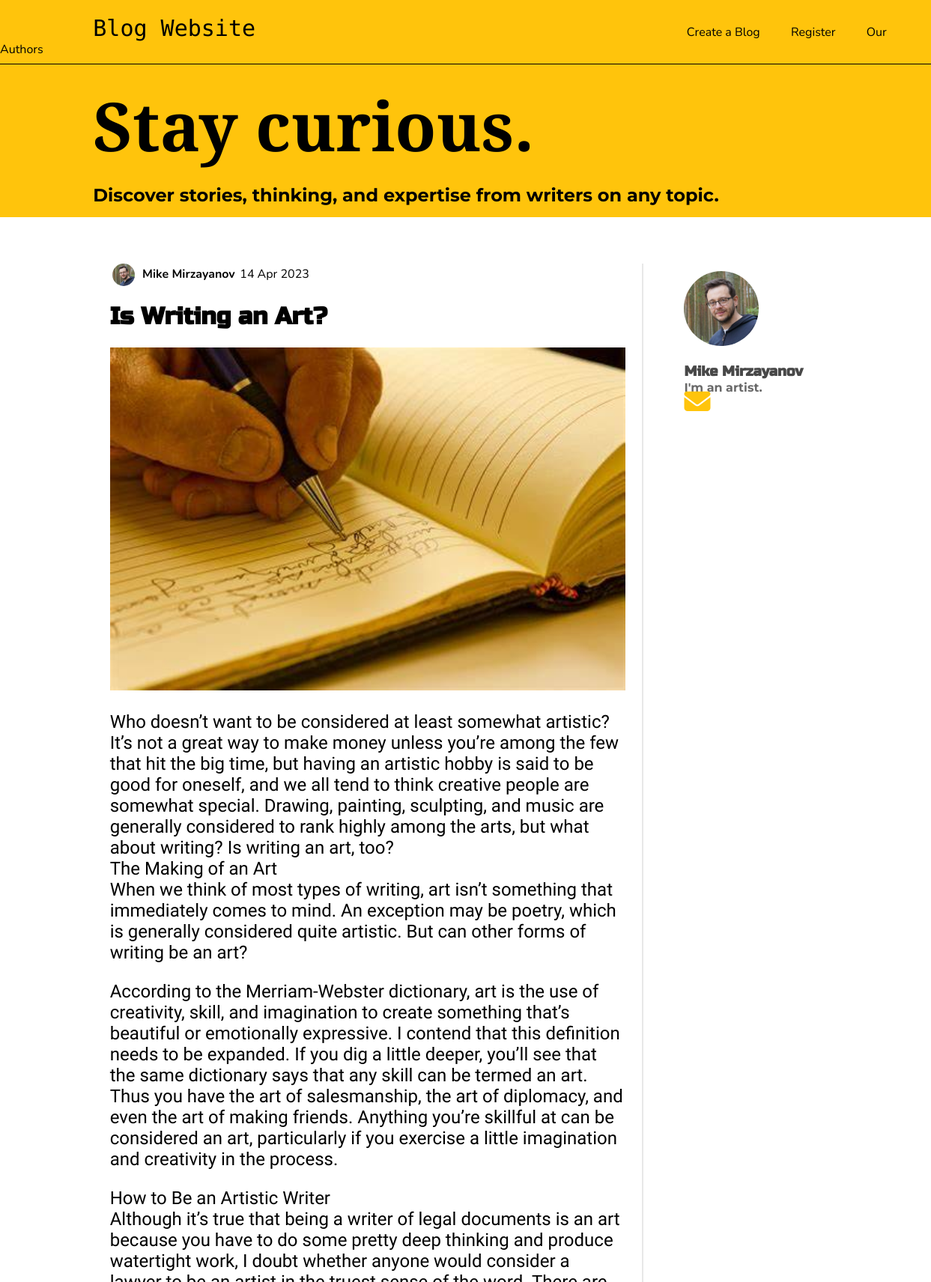
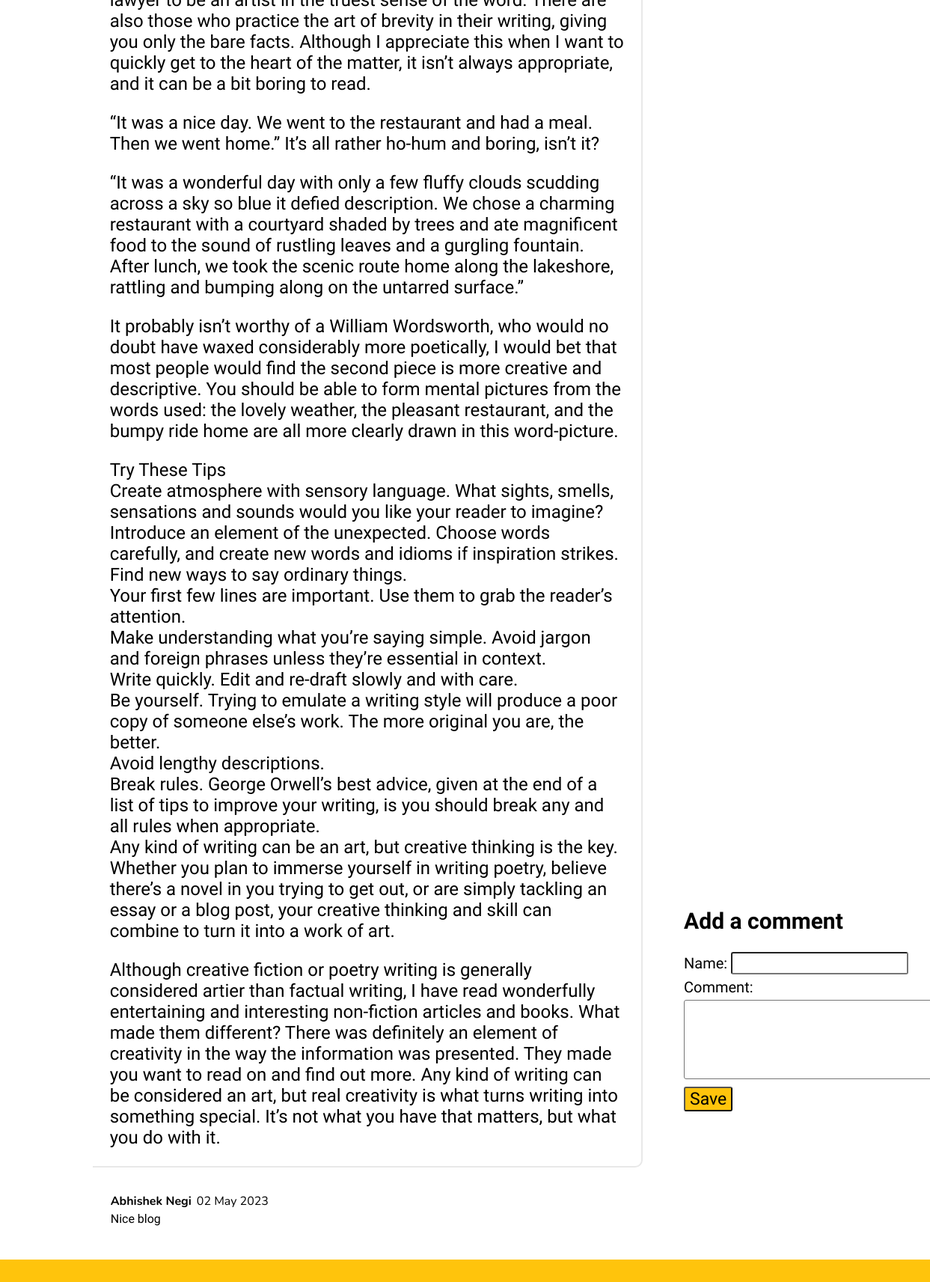
Page /posts/is-writing-an-art on the committed database (2 pictures, top to bottom).
### blog/models.py (models this page shows, shortened)
class Author(models.Model):
    author_name = models.CharField(max_length=50)
    author_image = models.ImageField(upload_to="authors_images",null=True)
    about_author = models.TextField(validators=[MinLengthValidator(10)])
    email_address = models.EmailField()

class Post(models.Model):
    title = models.CharField(max_length=150)
    blog_image = models.ImageField(upload_to="blogs_images",null=True)
    date = models.DateField(auto_now=True)
    slug = models.SlugField(unique=True,db_index=True)
    content = models.TextField(validators=[MinLengthValidator(10)])
    author = models.ForeignKey(Author, on_delete=models.SET_NULL, null=True, related_name="posts")

class Comment(models.Model):
    user_name = models.CharField(max_length=100)
    text = models.TextField(max_length=400)
    date = models.DateField(auto_now=True)
    post = models.ForeignKey(Post, on_delete=models.CASCADE, related_name="comments")

### blog/views.py (the view, shortened to what this page needs)
# urls.py: path("posts/<slug:slug>",views.SinglePostView.as_view(),name="single-post-page"),
class SinglePostView(View):
    def get(self, request, slug):
        post = Post.objects.get(slug=slug)
        context={
            "post" : post,
            "author": post.author,
            "comment_form": CommentForm(),
            "comments":post.comments.all().order_by("-id") # type: ignore
        }
        return render(request, "blog/single_post.html",context)

### blog/forms.py
class CommentForm(forms.ModelForm):
    class Meta:
        model = Comment
        exclude = ['post','date']
        labels = {
            "user_name": "Name",
            "text" : "Comment"
        }

### blog/templates/blog/single_post.html (shortened to what this page needs)
{% load static %}
<!DOCTYPE html>
<html lang="en">
<head>
    <link rel="stylesheet" href="{% static "blog/single_post.css" %}" />
</head>
<body>
    <div class="top-nav" >
        <a href="/" class="blog-website" style="font-family: 'Monoton', cursive;" >Blog Website</a>
        <a href="{% url "create-post-page" %}" class="create" > Create a Blog</a>
        <a href="{% url "register-page" %}" class="register"> Register</a>
        <a href="{% url "all-authors-page" %}" class="our-authors"> Our Authors</a>
        <hr>
        <h1>Stay curious.</h1>
        <h2>Discover stories, thinking, and expertise from writers on any topic.</h2>
    </div>
    <div class="container">
        <div class="blog">
            <div class="image-author-container">
                    <img src="{{author.author_image.url}}" alt="avatar" />
                    <div class="name-date-container">
                        <h4>{{author.author_name }}</h4>
                        <time>{{post.date|date:"d M Y"}}</time>
                    </div>
            </div>
            <div class="blog-content">
                <h1>{{post.title}}</h1>
                <img src="{{post.blog_image.url}}" alt="{{post.title}}" />
                <p>{{post.content|linebreaks}}</p>
            </div>
        </div>
        <div class="author-comment">
            <div class="author-box">
                <img src="{{author.author_image.url}}" alt="{{author.author_name}}" />
                <h3>{{author.author_name }}</h3>
                <p>{{author.about_author }}</p>
                <a href="mailto:{{author.email_address }}">
                   <i class="fa fa-solid fa-envelope fa-2xl" style="color: #ffc40c;font-size:35px;"></i>
                </a>
            </div>
            <div class="comment-box">
                <h2>Add a comment</h2>
                <form action="{% url "single-post-page" post.slug %}" method="POST">
                    <div class="name-label">
                        {{comment_form.user_name.label_tag}}
                        {{ comment_form.user_name }}
                    </div>
                    <div class="comment-input">
                        {{ comment_form.text.label_tag }}
                    </div>
                    {{ comment_form.text }}
                    <button>Save</button>
                </form>
            </div>
        </div>
    </div>
    <div class="all-comments">
      {% for comment in comments %}
        <div class="comment">
            <div class="name-date-container">
                <h4>{{comment.user_name }}</h4>
                <time>{{comment.date|date:"d M Y"}}</time>
            </div>
            <p>{{comment.text}}</p>
        </div>
        {% endfor%}
    </div>
  </body>
<footer></footer>
</html>

### blog/static/blog/single_post.css (style rules this page uses)
body { margin: 0; }
.top-nav { background-color: rgb(255, 196, 12); padding-top: 20px; padding-bottom: 20px; }
.top-nav a { text-decoration: none; color: black; font-family: "Nunito", sans-serif; }
.top-nav hr { color: black; background-color: black; height: 1px; border-width: 0; }
.top-nav h1 { font-family: "Crimson Text", serif; padding-top: 0; margin-top: 20px; margin-bottom: 25px; padding-left: 10%; font-size: 90px; }
.top-nav h2 { font-family: "Montserrat", sans-serif; margin: 0; line-height: 0.7; padding-left: 10%; }
.blog-website { margin-left: 10%; font-size: 30px; }
.create { margin-left: 46%; }
.register { margin-left: 3%; }
.our-authors { margin-left: 3%; }
.container { padding-top: 5%; padding-left: 10%; display: flex; margin-bottom: 30px; }
.blog { width: 70%; height: 90%; padding-left: 2%; padding-right: 2%; padding-bottom: 0; border-right: 2px solid #e8e8e8; border-bottom: 2px solid #e8e8e8; border-bottom-right-radius: 10px; }
.image-author-container { height: 30px; display: flex; }
.image-author-container img { object-fit: cover; width: 30px; height: 30px; border-radius: 50%; margin-left: 0.5%; margin-right: 0.5%; }
.name-date-container { width: 100%; display: flex; font-family: "Nunito", sans-serif; }
.name-date-container h4 { padding: 0; padding-left: 1%; padding-top: 0.5%; margin: 0; }
.name-date-container time { padding: 0; padding-left: 1%; padding-top: 0.5%; margin: 0; }
.blog-content h1 { font-family: "Russo One", sans-serif; }
.blog-content img { width: 100%; }
.blog-content p { font-family: "Ysabeau", sans-serif; font-size: 24px; margin-bottom: 0; }
.author-comment { margin-left: 10px; margin-right: 10px; width: 35%; padding: 10px; position: relative; }
.author-box { width: 70%; margin-left: 10%; }
.author-box img { object-fit: cover; width: 100px; height: 100px; border-radius: 50%; }
.author-box h3 { font-family: "Russo One", sans-serif; color: #484848; font-weight: bold; margin-bottom: 1px; }
.author-box p { margin-top: 0; font-family: "Montserrat", sans-serif; font-weight: bold; color: #696969; margin-bottom: 2px; }
.comment-box { position: absolute; bottom: 75px; right: 5px; left: 5px; font-family: 'Fjalla One', sans-serif; font-size: 20px; }
.comment-box button { font-family: 'Fjalla One', sans-serif; font-size: 23px; background-color: rgb(255, 196, 12); border-radius: 3px; margin-left: 40px; cursor: pointer; }
.comment-box h2 { margin-left: 40px; }
.comment-input { margin-left: 40px; margin-bottom: 5px; }
.name-label { margin-left: 40px; }
.name-label input { margin-bottom: 5px; font-family: 'Dosis', sans-serif; font-size: 20px; border-radius: 3px; width: 73%; }
textarea { max-height:200px ; height: 100px; width: 344px; max-width: 390px; margin-left: 40px; margin-bottom: 5px; font-family: 'Dosis', sans-serif; font-size: 20px; border-radius: 3px; }
.all-comments { margin-left: 11%; margin-right: 32%; margin-bottom: 45px; }
.comment { margin:4px; }
.comment p { margin-top: 3px; margin-left: 7px; font-family: 'Dosis', sans-serif; }
footer { bottom: 0px; width: 100%; margin: 0; height: 30px; background-color: rgb(255, 196, 12); }

### rows in the picture
Author: author_image (picture), author_name "Mike Mirzayanov", about_author "I'm an artist."
Post: date "14 Apr 2023", title "Is Writing an Art?", blog_image (picture), content "Who doesn’t want to be considered at least somewhat artistic? It’s not a great way to make money unless you’re among the few that hit the big time, but having an artistic hobby is said to be good for oneself, and we all tend to think creative people are somewhat special. Drawing, painting, sculpting, and music are generally considered to rank highly among the arts, but what about writing? Is writing an art, too? The Making of an Art When we think of most types of writing, art isn’t something that immediately comes to mind. An exception may be poetry, which is generally considered quite artistic. But can other forms of writing be an art? According to the Merriam-Webster dictionary, art is…"
Comment: user_name "Abhishek Negi", date "02 May 2023", text "Nice blog"

### other values in the picture
{{ comment_form.user_name.label_tag }} "Name:"
{{ comment_form.text.label_tag }} "Comment:"
